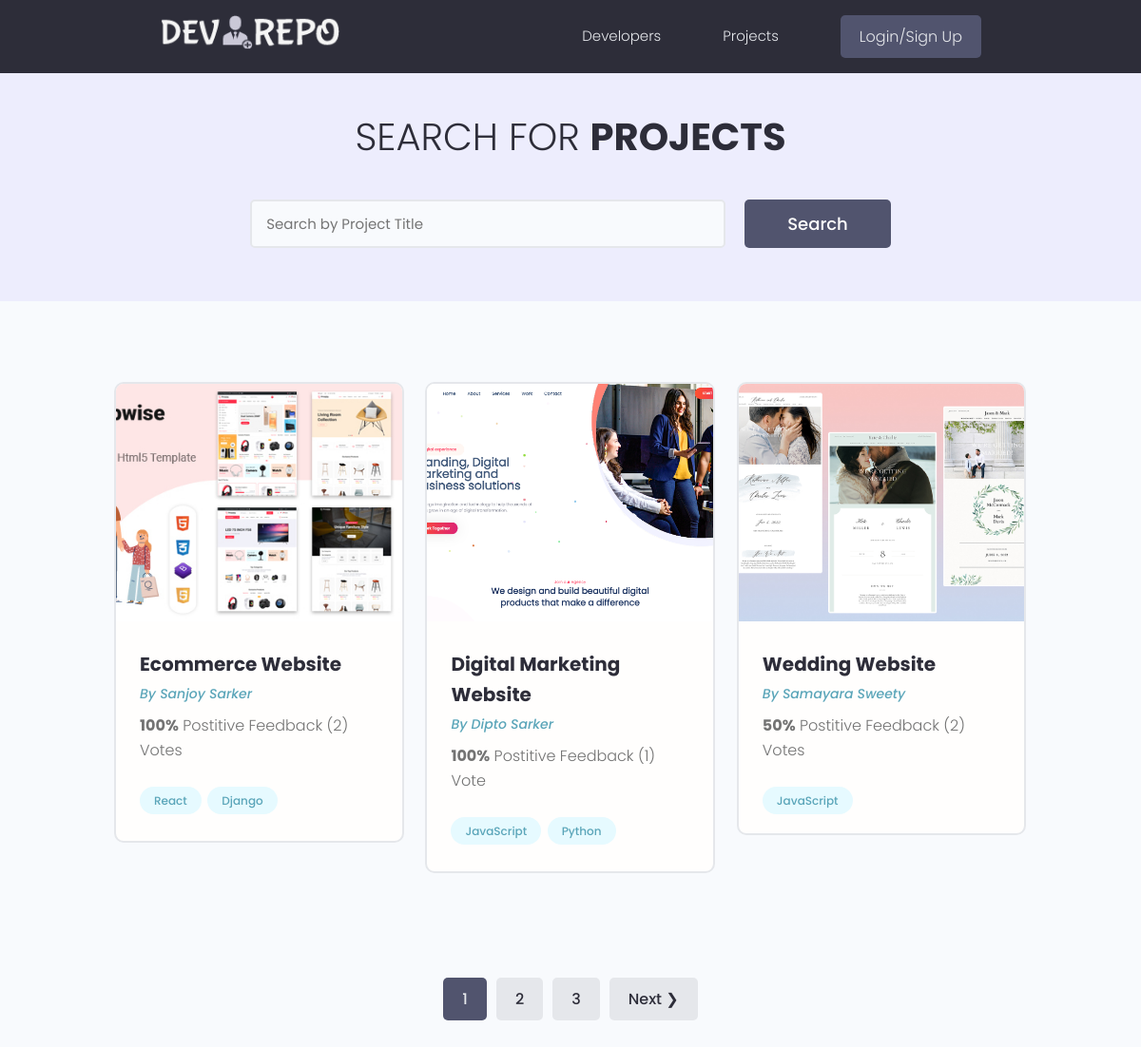
/projects/, run on the app's committed database.
### projects/models.py (models this page shows, shortened)
class Project(models.Model):
    owner = models.ForeignKey(Profile,on_delete=models.SET_NULL,null=True,blank=True)
    title = models.CharField(max_length=200)
    description = models.TextField(null=True,blank=True)
    featured_image = models.ImageField(null=True,blank=True, default='default.jpg')
    demo_link = models.CharField(max_length=500,null=True,blank=True)
    source_link = models.CharField(max_length=500,null=True,blank=True)
    tags = models.ManyToManyField('Tag', blank=True)
    vote_total = models.IntegerField(default=0, null=True, blank=True)
    vote_ratio = models.IntegerField(default=0, null=True, blank=True)
    created = models.DateTimeField(auto_now_add=True)
    id = models.UUIDField(default=uuid.uuid4,unique=True,primary_key=True,editable=False)
    class Meta:
        ordering = ['-vote_ratio','-vote_total','title']

class Tag(models.Model):
    name = models.CharField(max_length=200)
    created = models.DateTimeField(auto_now_add=True)
    id = models.UUIDField(default=uuid.uuid4, unique=True,
                          primary_key=True, editable=False)
    def __str__(self):
        return self.name

### users/models.py (models this page shows, shortened)
class Profile(models.Model):
    user = models.OneToOneField(
        User, on_delete=models.CASCADE, null=True, blank=True)
    name = models.CharField(max_length=200, blank=True, null=True)
    email = models.EmailField(max_length=500, blank=True, null=True)
    username = models.CharField(max_length=200, blank=True, null=True)
    location = models.CharField(max_length=200, blank=True, null=True)
    short_intro = models.CharField(max_length=200, blank=True, null=True)
    bio = models.TextField(blank=True, null=True)
    profile_image = models.ImageField(
        null=True, blank=True, upload_to='profiles/', default="user.png")
    social_github = models.CharField(max_length=200, blank=True, null=True)
    social_twitter = models.CharField(max_length=200, blank=True, null=True)
    social_linkedin = models.CharField(max_length=200, blank=True, null=True)
    social_youtube = models.CharField(max_length=200, blank=True, null=True)
    social_website = models.CharField(max_length=200, blank=True, null=True)
    created = models.DateTimeField(auto_now_add=True)
    id = models.UUIDField(default=uuid.uuid4, unique=True,
                          primary_key=True, editable=False)
    class Meta:
        ordering = ['created']

### projects/views.py (the view)
# urls.py: path('projects/',include('projects.urls')),
def projects(request):
    projects , search_query = searchProjects(request)
    custom_range,projects = paginateProjects(request,projects)
    context = {'projects':projects,'search_query':search_query,'custom_range':custom_range}
    return render(request,'projects/projects.html',context)

### projects/utils.py (called while the page is built)
def paginateProjects(request,projects):
    page = request.GET.get('page')
    results = 3
    paginator = Paginator(projects,results)
    try:
        projects = paginator.page(page)
    except PageNotAnInteger:
        page = 1
        projects = paginator.page(page)
    except EmptyPage:
        page = paginator.num_pages
        projects = paginator.page(page)
    leftIndex = (int(page) - 2)
    if leftIndex < 1:
        leftIndex = 1
    rightIndex = (int(page) + 3)
    if rightIndex > paginator.num_pages:
        rightIndex = paginator.num_pages + 1
    custom_range = range(leftIndex,rightIndex)
    return custom_range,projects

def searchProjects(request):
    search_query = ''
    if request.GET.get('search_query'):
        search_query = request.GET.get('search_query')
    projects = Project.objects.distinct().filter(
        Q(title__icontains=search_query) |
        Q(description__icontains=search_query) |
        Q(owner__name__icontains = search_query)|
        Q(tags__name__icontains=search_query)
    )
    return projects, search_query

### projects/templates/projects/projects.html (shortened to what this page needs)
{% extends 'main.html' %}
{% load static %}
{% block content %}
<main class="projects">
    <section class="hero-section text-center">
      <div class="container container--narrow">
        <div class="hero-section__box">
          <h2>Search for <span>Projects</span></h2>
        </div>
        <div class="hero-section__search">
          <form id="searchForm" class="form" action="{% url 'projects' %}" method="get">
            <div class="form__field">
              <input class="input input--text" id="formInput#search" type="text" name="search_query" value="{{search_query}}"
                placeholder="Search by Project Title" />
            </div>
            <input class="btn btn--sub btn--lg" type="submit" value="Search" />
          </form>
        </div>
      </div>
    </section>
    <section class="projectsList">
      <div class="container">
        <div class="grid grid--three">
        {% for project in projects %}
          <div class="column">
            <div class="card project">
              <a href="{% url 'single_project' project.id %}" class="project">
                <img class="project__thumbnail" src="{{project.featured_image.url}}" alt="project thumbnail" />
                <div class="card__body">
                  <h3 class="project__title">{{project.title}}</h3>
                  <p><a class="project__author" href="{% url 'user_profile' project.owner.id %}">By {{project.owner.name}}</a></p>
                  <p class="project--rating">
                    <span style="font-weight: bold;">{{project.vote_ratio}}%</span> Postitive
                    Feedback ({{project.vote_total}}) Vote{{project.vote_total|pluralize:"s"}}
                  </p>
                  <div class="project__tags">
                    {% for tag in project.tags.all %}
                    <span class="tag tag--pill tag--main">
                      <small>{{tag}}</small>
                    </span>
                    {% endfor %}
                  </div>
                </div>
              </a>
            </div>
          </div>
          {% endfor %}
        </div>
      </div>
    </section>
    {% include 'pagination.html' with queryset=projects custom_range=custom_range %}
  </main>
{% endblock content %}

### templates/main.html (shortened to what this page needs)
<!DOCTYPE html>
{% load static %}
<html lang="en">
<head>
  <link rel="stylesheet" href="https://cdn.iconmonstr.com/1.3.0/css/iconmonstr-iconic-font.min.css" />
  <link rel="stylesheet" href="https://cdnjs.cloudflare.com/ajax/libs/font-awesome/6.2.1/css/all.min.css" />
  <link rel="stylesheet" href="{% static 'uikit/styles/uikit.css' %}" />
  <link rel="stylesheet" href="{% static 'css/app.css' %}" />
  <link rel="stylesheet" href="{% static 'css/main.css' %}" />
</head>
<body>
    {% include 'navbar.html' %}
    {% block content %}{% endblock content %}
</body>
</html>

### templates/navbar.html (shortened to what this page needs)
{% load static %}
<header class="header">
    <div class="container container--narrow">
      <a href="{% url 'profiles' %}" class="header__logo">
        <img src="{% static 'images/logo.png' %}" alt="DevSearch Logo" />
      </a>
      <nav class="header__nav">
        <ul class="header__menu">
          <li class="header__menuItem"><a href="{% url 'profiles' %}">Developers</a></li>
          <li class="header__menuItem"><a href="{% url 'projects' %}">Projects</a></li>
          {% if request.user.is_authenticated %}
          <li class="header__menuItem"><a href="{% url 'inbox' %}">Inbox</a></li>
          <li class="header__menuItem"><a href="{% url 'account' %}">Account</a></li>
          <li class="header__menuItem"><a href="{% url 'logout' %}" class="btn btn--sub">Logout</a></li>
          {% else %}
          <li class="header__menuItem"><a href="{% url 'login' %}" class="btn btn--sub">Login/Sign Up</a></li>
          {% endif %}
        </ul>
      </nav>
    </div>
  </header>

### templates/pagination.html (shortened to what this page needs)
{% if queryset.has_other_pages %}
<div class="pagination">
  <ul class="container">
    {% for page in custom_range %}
    {% if page == queryset.number %}
    <li><a href="?page={{page}}" class="btn page-link btn--sub" data-page="{{page}}">{{page}}</a></li>
    {% else %}
    <li><a href="?page={{page}}" class="btn page-link" data-page="{{page}}">{{page}}</a></li>
    {% endif %}
    {% endfor %}
    {% if queryset.has_next %}
    <li><a href="?page={{queryset.next_page_number}}" class="btn page-link" data-page="{{queryset.next_page_number}}">Next &#10095;</a></li>
    {% endif %}
  </ul>
</div>
{% endif %}

### static/css/app.css (style rules this page uses)
:root { --color-sub: #2d2d39; }
.btn--sub { background-color: var(--color-sub-light); }
.card { border: 2px solid var(--color-light); }
img { width: 100%; }
.header { position: sticky; z-index: 111; background-color: var(--color-sub); padding: 1.5rem 0; }
.header>.container { display: flex; justify-content: space-between; align-items: center; }
.header__logo>img { height: 3.8rem; }
.header__nav>ul { display: inline-flex; align-items: center; list-style: none; gap: 6.5rem; }
.header__menuItem>a { color: var(--color-light); font-weight: 300; }
.hero-section { height: 40vh; display: flex; align-items: center; background-color: var(--color-sub); }
.hero-section__box { margin-bottom: 4rem; }
.hero-section__box>h2, .hero-section__box>h2>span { font-size: 4rem; color: var(--color-light); line-height: 1.3; text-transform: uppercase; }
.hero-section__box>h2 { font-weight: 300; }
.hero-section__box>h2>span { font-weight: 700; }
.hero-section__search>.form { display: flex; align-items: center; justify-content: center; gap: 2rem; }
.hero-section__search>.form input.input--text { width: 50rem; }
.pagination { margin-top: 8rem; margin-bottom: 10rem; }
.pagination>ul { flex-wrap: wrap; list-style: none; display: flex; align-items: center; justify-content: center; gap: 1rem; }
.pagination .btn { color: var(--color-sub); }
.pagination .btn.btn--sub { color: var(--color-light); }
.project__author { font-size: 1.4rem; font-style: italic; }
.project--rating { margin-bottom: 1.6em; margin-top: .5em; }
.projects>.hero-section { background: var(--color-sub-lighter); height: 30vh; }
.projects .hero-section__box { margin-bottom: 2.5rem; }
.projects .hero-section__box>h2 { color: var(--color-sub); }
.projects .hero-section__box>h2>span { font-weight: 700; color: var(--color-sub); }
.projectsList { margin-top: 8rem; }
.project__thumbnail { height: 25rem; object-fit: cover; object-position: top center; }
.project__title { font-size: 2rem; font-weight: 700; color: var(--color-sub); }

### static/uikit/styles/modules/_variables.css (style rules this page uses)
:root { --color-main: #5aa5b9; --color-main-light: #e6faff; --color-sub: #3f4156; --color-sub-light: #51546e; --color-sub-lighter: #ededfd; --color-text: #737373; --color-gray: #8b8b8b; --color-light: #e5e7eb; --color-light-gray: #767676; --color-bg: #f8fafd; --color-white: #fffefd; --color-white-light: #f3f3f3; --color-success: #359e64; --color-success-bg: #def8e8; --color-error: #fc4b0b; --color-error-bg: #fff2ee; --font-base: 'Poppins', arial, helvetica, 'Segoe UI', roboto, ubuntu, sans-serif; --font-monospace: 'Fira Code', 'Courier New', courier, monospace; --font-regular: 300; --font-medium: 500; --font-bold: 700; --generic-shadow: 1px 1px 5px #00000010; --generic-transition: all 0.3s ease-in-out; }

### static/uikit/styles/modules/_base.css (style rules this page uses)
* { margin: 0; padding: 0; box-sizing: border-box; text-rendering: optimizeLegibility; color: inherit; font-size: inherit; }
html { font-size: 50%; }
@media only screen and (min-width: 480px) { html { font-size: 56.25%; } }
@media only screen and (min-width: 1200px) { html { font-size: 62.5%; } }
body { line-height: 1.6; font-weight: 400; font-size: 1.5rem; color: var(--color-text); background-color: var(--color-bg); min-height: 100vh; }

### static/uikit/styles/modules/_typography.css (style rules this page uses)
* { font-family: var(--font-base); }
h2 { font-size: 3.6rem; font-weight: var(--font-bold); }
h3 { font-size: 3.2rem; font-weight: var(--font-medium); }
p, span, strong { font-size: 1.6rem; color: var(--color-text); font-weight: var(--font-regular); }
a { padding-bottom: 2px; text-decoration: none; display: inline-block; color: var(--color-main); font-weight: var(--font-medium); }

### static/uikit/styles/modules/_utilities.css (style rules this page uses)
.container { width: 92%; max-width: 165rem; margin: 0 auto; box-sizing: border-box; }
.container--narrow { width: 92%; max-width: 120rem; }
@media screen and (min-width: 1000px) { .container { width: 90%; } }
@media screen and (min-width: 1000px) { .container--narrow { width: 85%; } }
@media screen and (min-width: 1200px) { .container { width: 80%; } }
@media screen and (min-width: 1200px) { .container--narrow { width: 72%; } }
.text-center { text-align: center; }

### static/uikit/styles/modules/_card.css (style rules this page uses)
.card { border-radius: 1rem; background-color: var(--color-white); border: 1.5px solid var(--color-light); width: auto; height: auto; margin-top: 0.5rem; margin-bottom: 0.5rem; overflow: hidden; }
.card__body, .card__header { padding: 2rem 2.5rem; }

### data on the page
Project: featured_image (picture), title "Ecommerce Website", owner.name "Sanjoy Sarker", vote_ratio "100", vote_total "2"
Tag: name "React"
Tag: name "Django"
Project: featured_image (picture), title "Digital Marketing Website", owner.name "Dipto Sarker", vote_ratio "100", vote_total "1"
Tag: name "JavaScript"
Tag: name "Python"
Project: featured_image (picture), title "Wedding Website", owner.name "Samayara Sweety", vote_ratio "50", vote_total "2"

### other printed values
{{ page }} "1"
{{ page }} "2" "3"
